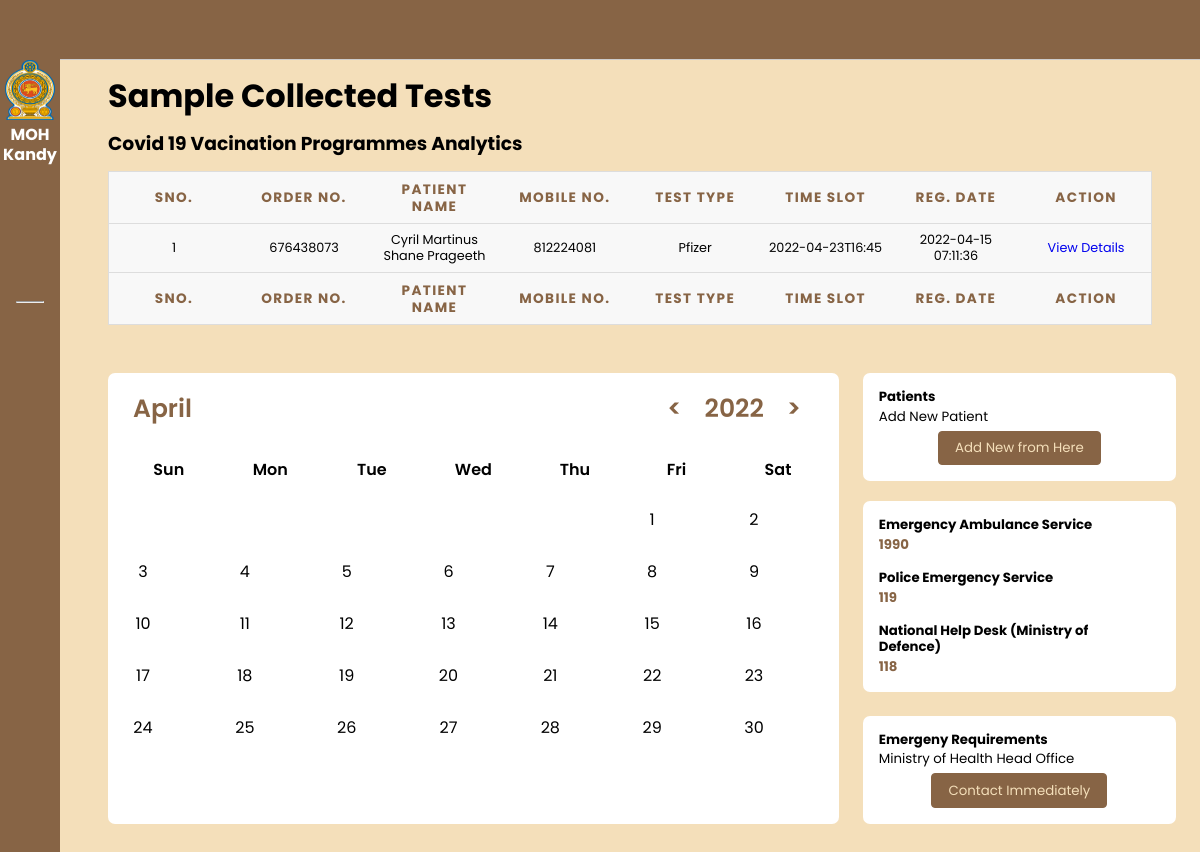
/sample-collected-test.php (signed in), run on the app's committed database.
### tables this page shows
CREATE TABLE `tbltestrecord` (
  `id` int NOT NULL,
  `OrderNumber` bigint DEFAULT NULL,
  `PatientMobileNumber` bigint DEFAULT NULL,
  `TestType` varchar(100) DEFAULT NULL,
  `TestTimeSlot` varchar(120) DEFAULT NULL,
  `ReportStatus` varchar(100) DEFAULT NULL,
  `FinalReport` varchar(150) DEFAULT NULL,
  `ReportUploadTime` varchar(200) DEFAULT NULL,
  `RegistrationDate` timestamp NULL DEFAULT CURRENT_TIMESTAMP,
  `AssignedtoEmpId` varchar(150) DEFAULT NULL,
  `AssigntoName` varchar(180) DEFAULT NULL,
  `AssignedTime` varchar(100) DEFAULT NULL
);

CREATE TABLE `tblpatients` (
  `id` int NOT NULL,
  `FullName` varchar(120) DEFAULT NULL,
  `MobileNumber` bigint DEFAULT NULL,
  `DateOfBirth` date DEFAULT NULL,
  `GovtIssuedId` varchar(150) DEFAULT NULL,
  `GovtIssuedIdNo` varchar(150) DEFAULT NULL,
  `FullAddress` varchar(255) DEFAULT NULL,
  `State` varchar(200) DEFAULT NULL,
  `RegistrationDate` timestamp NOT NULL DEFAULT CURRENT_TIMESTAMP
);

### sample-collected-test.php (the view, shortened to what this page needs)
<?php session_start();
include_once('includes/config.php');
if (strlen($_SESSION['aid']==0)) {
  header('location:logout.php');
  } else{
?>
<!DOCTYPE html>
<html lang="en">
<head>
    <link rel="stylesheet" href="https://cdn.jsdelivr.net/gh/lykmapipo/themify-icons@0.1.2/css/themify-icons.css">
    <link rel="stylesheet" href="style.css">
    <link rel="stylesheet" href="dropdown.css">
    <link rel="stylesheet" href="tables.css">
</head>
<body>
    <?php include_once('includes/sidesection.php');?>
    <div class="main-content">
        <header>
        </header>
        <main>
            <h1 class="dash-title">Sample Collected Tests</h1>
            <h3 class="dash-title">Covid 19 Vacination Programmes Analytics</h3>
            <div class="container">
            <form name="assignto" method="post">
                    <table class="table table-bordered" id="dataTable" width="100%" cellspacing="0">
                                    <thead>
                                        <tr>
                                            <th>Sno.</th>
                                            <th>Order No.</th>
                                            <th>Patient Name</th>
                                            <th>Mobile No.</th>
                                            <th>Test Type</th>
                                            <th>Time Slot</th>
                                            <th>Reg. Date</th>
                                            <th>Action</th>
                                        </tr>
                                    </thead>
                                      <tfoot>
                                            <tr>
                                            <th>Sno.</th>
                                            <th>Order No.</th>
                                            <th>Patient Name</th>
                                            <th>Mobile No.</th>
                                            <th>Test Type</th>
                                            <th>Time Slot</th>
                                            <th>Reg. Date</th>
                                            <th>Action</th>
                                        </tr>
                                    </tfoot>
                                    <tbody>
<?php $query=mysqli_query($con,"select tbltestrecord.OrderNumber,tblpatients.FullName,tblpatients.MobileNumber,tbltestrecord.TestType,tbltestrecord.TestTimeSlot,tbltestrecord.RegistrationDate,tbltestrecord.id as testid from tbltestrecord
join tblpatients on tblpatients.MobileNumber=tbltestrecord.PatientMobileNumber
where ReportStatus='Sample Collected'
    ");
$cnt=1;
while($row=mysqli_fetch_array($query)){
?>
                                        <tr>
                                            <td><?php echo $cnt;?></td>
                                            <td><?php echo $row['OrderNumber'];?></td>
                                            <td><?php echo $row['FullName'];?></td>
                                            <td><?php echo $row['MobileNumber'];?></td>
                                            <td><?php echo $row['TestType'];?></td>
                                            <td><?php echo $row['TestTimeSlot'];?></td>
                                             <td><?php echo $row['RegistrationDate'];?></td>
                                            <td>
                                <a href="test-details.php?tid=<?php echo $row['testid'];?>&&oid=<?php echo $row['OrderNumber'];?>" class="btn btn-info btn-sm">View Details</a>
                            </td>
                                        </tr>
<?php $cnt++;} ?>
                                    </tbody>
                                </table>
                                     </form>
</div>
<?php include_once('includes/bottomsection.php');?>
        </main>
    </div>
</body>
</html>
<?php } ?>

### style.css (style rules this page uses)
body { background-color: #F4DFBA; }
* { font-family: 'Poppins', sans-serif; margin: 0; padding: 0; text-decoration: none; list-style-type: none; box-sizing: border-box; }
.main-content { position: relative; margin-left: 240px; transition: margin-left 500ms; }
main { margin-top: 60px; background: #F4DFBA; min-height: 90vh; padding: 1rem 3rem; }
header { position: fixed; left: 240px; top: 0; z-index: 100; width: calc(100% - 240px); background: #876445; height: 60px; padding: 0rem 1rem; display: flex; align-items: center; justify-content: space-between; border-bottom: 1px solid #ccc; transition: left 500ms; }
.dash-title { color: var(--color-dark); margin-bottom: 1rem; }
th { font-size: 1.1rem; padding: 1rem 1rem; color: #876445; text-align: center; }
td { font-size: .8rem; padding: 1rem 1rem; text-align: center; }
@media only screen and (max-width: 1200px) { .main-content { margin-left: 60px; } }
@media only screen and (max-width: 1200px) { .main-content header { left: 60px; width: calc(100% - 60px); } }
* { padding: 0; margin: 0; box-sizing: border-box; }

### tables.css (style rules this page uses)
table { border: 1px solid #ccc; border-collapse: collapse; margin: 0; padding: 0; width: 100%; table-layout: fixed; }
table tr { background-color: #f8f8f8; border: 1px solid #ddd; padding: .35em; }
table th, table td { padding: .625em; text-align: center; }
table th { font-size: .85em; letter-spacing: .1em; text-transform: uppercase; }
body { font-family: "Open Sans", sans-serif; line-height: 1.25; }

### data on the page
tbltestrecord: OrderNumber "676438073", tblpatients.FullName "Cyril Martinus Shane Prageeth", tblpatients.MobileNumber "812224081", TestType "Pfizer", TestTimeSlot "2022-04-23T16:45", RegistrationDate "2022-04-15 07:11:36"
